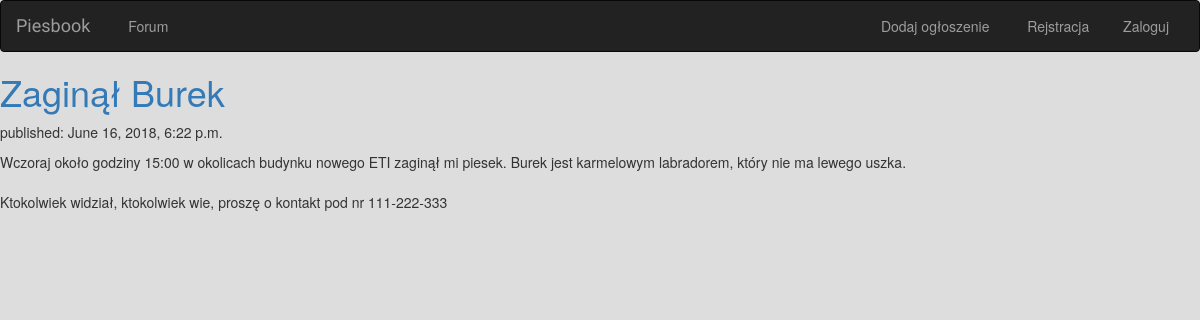
/1/, run on the app's committed database.
### forum/models.py (models this page shows, shortened)
class Post(models.Model):
    author = models.ForeignKey('auth.User', on_delete=models.CASCADE)
    title = models.CharField(max_length=200)
    text = models.TextField()
    created_date = models.DateTimeField(
            default=timezone.now)
    published_date = models.DateTimeField(
            blank=True, null=True)

### forum/views.py (the view)
# urls.py: url(r'^(?P<pk>[0-9]+)/$',views.DetailView.as_view(), name='post_detail'),
class DetailView(generic.DetailView):
    model = Post
    template_name = 'forum/single_post.html'

### forum/templates/forum/single_post.html
{% extends 'forum/base.html' %}<! import  bazowego pliku>
{% block body%}
        <div>
            <h1><a href="{%url 'forum:index' %}"">{{ post.title }}</a></h1>
        </div>
            <div>
                <p>published: {{ post.published_date }}</p>
                <p>{{ post.text|linebreaksbr }}</p>
            </div>
{% endblock%}

### forum/static/forum/style.css (style rules this page uses)
body { background-color: #dddddd; }

### data on the page
Post: title "Zaginął Burek", published_date "June 16, 2018, 6:22 p.m.", text "Wczoraj około godziny 15:00 w okolicach budynku nowego ETI zaginął mi piesek. Burek jest karmelowym labradorem, który nie ma lewego uszka. Ktokolwiek widział, ktokolwiek wie, proszę o kontakt pod nr 111-222-333"
